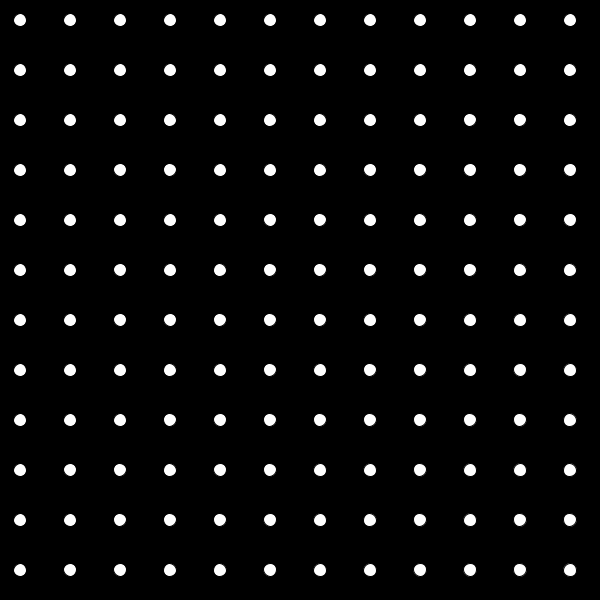
Frame 1 (no input)
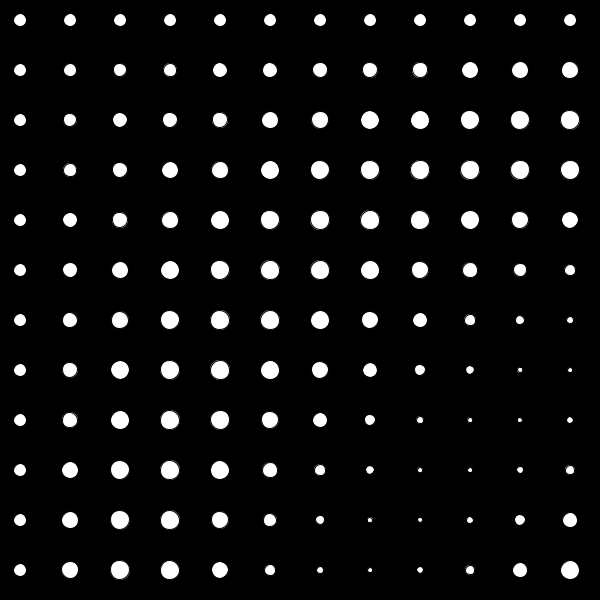
Frame 60 (the mouse pressed at the canvas centre just before this capture)
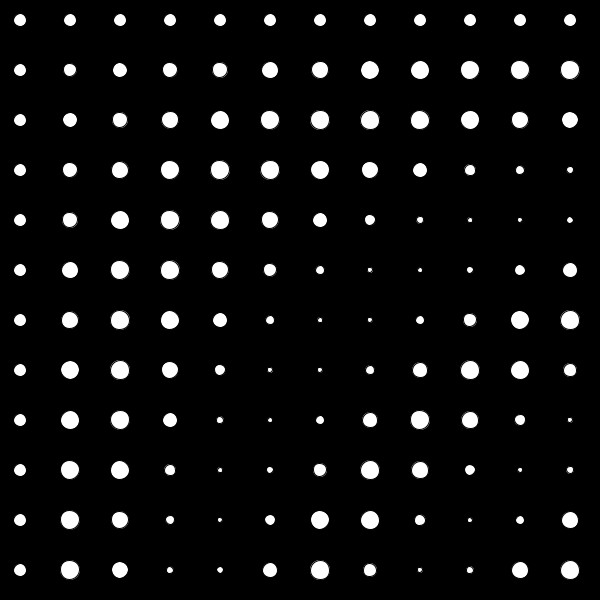
Frame 120 (the mouse held since frame 60 and released just before this capture)

The Processing sketch that drew these frames (run headless with seeded random() and noise(); from frame 60 on, the mouse is pressed at the canvas centre):

// Processing sketch: animacion_via_sin_y_forLoop
// ── animacion_via_sin_y_forLoop.pde
/*combinando nested for loops y una funcion*/

float circleSize;
float angle;
float oscillation;
float xPos, yPos;

void setup() {
  size(600, 600);
  smooth();
  xPos = width/2;
  yPos = height/2;
}

void draw() {
  background(0);

  for (int x=0; x<12; x++) {
    for (int y=0; y<12; y++) {
      drawCircle(20 + 50 * x, 20 + 50 * y, 0.001 * x * y );
    }
  }
}

void drawCircle(float xPos, float yPos, float speed) {
  angle = frameCount * speed; // usamos el frameCount para incrementar el angulo del circulo 
  oscillation = sin(angle); // las funciones sin y cos retorna un numero entre -1 and 1

  // podemos mapear (escalar) ese resultado a un numero entre 0 y 1
  // Al hacer esto obtenemos un porcentaje (0-1 = 0-100) 
  float oscMapped = map(oscillation, -1, 1, 0, 1); 

  //Usamos ese porcentaje para cambiar el tamano
  ellipse(xPos, yPos, 5 + 15 * oscMapped, 5 + 15 * oscMapped);
}
